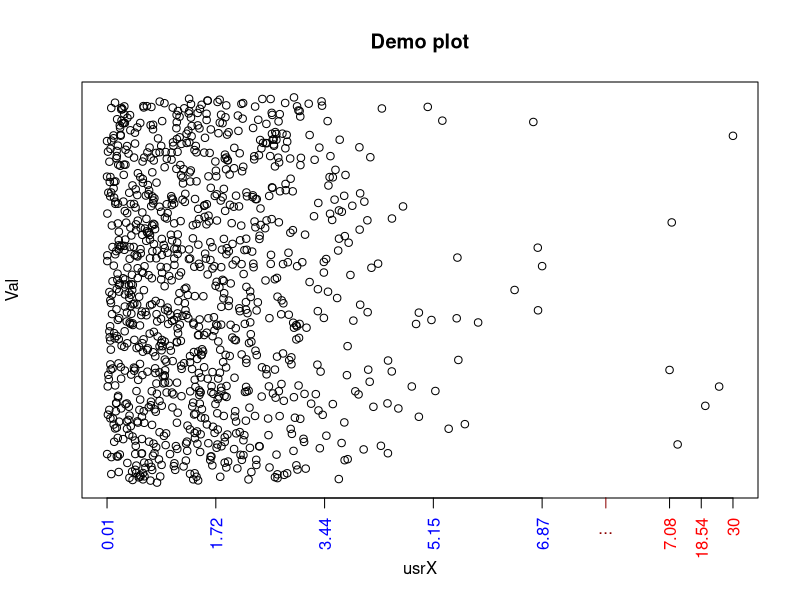

The R source for this figure:


plotautoadj<-function(x,y,scalors=400,...){
  id <- sort(x,index.return = TRUE)$ix
  scalor= abs(diff(range((x-min(x))/diff(range(x)))))
  x <- x[id]
  y <- y[id]
  sc<- (quantile(x)[4]-quantile(x)[2])*scalors/length(x)
  u = which(diff(x) > sc)
  if (length(u)>0){
    uu = min(u-1)
    uu1 = uu-1
    vv=diff(range(x[uu:length(x)]))
    x1 = c(x[1:uu1],
           (x[uu:length(x)]-x[uu1])/vv+2*scalor+x[uu1]
           )
    plot(x1,y,yaxt='n',xaxt='n',...)
    xran=range(x[1:uu1])
    xran2=range( (x[uu:length(x)]-x[uu1])/vv+2*scalor+x[uu1])  
    xe1=seq( xran[1], xran[2] , length.out =5)
    xe2=seq( xran2[1], xran2[2] , length.out =3)
    axis(1,at=xe1,ceiling(100*c(xe1))/100,las=2,
         col.axis ="blue")
    axis(1,at=max(xe1)/2+min(xe2)/2,'...',col.axis ="darkred",col.ticks = "darkred")
    
    axis(1,at=xe2,ceiling(100*c(vv*(xe2-2*scalor-x[uu1])+x[uu1]))/100,las=2,
         col.axis ="red")
        
  }else{
    plot(x,y,...)
  }
    
}

N = 1000
y = c(runif(N),.1,.2,.25,.9)
x <- c(2*abs(rnorm(N)),10,20,25,30)

plotautoadj(x,y,scalors=1000,xlab='usrX',ylab='Val',main='Demo plot')
